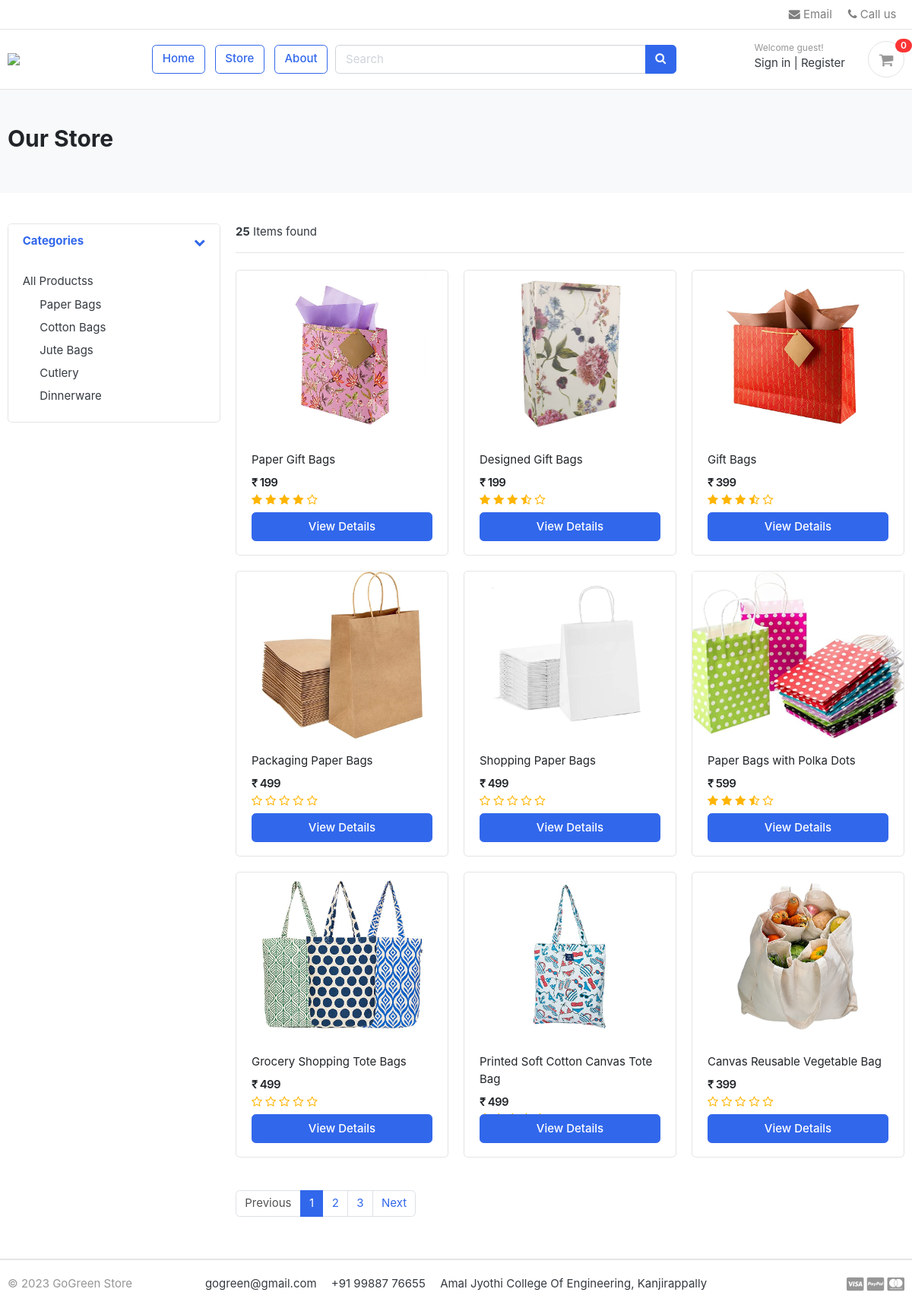
/store/, run on the app's committed database.
### category/models.py (models this page shows, shortened)
class Category(models.Model):
    category_name = models.CharField(max_length=50)
    slug = models.SlugField(max_length=100, unique=True)
    description = models.TextField(max_length=255)
    cat_image = models.ImageField(upload_to='photos/categories', blank=True)
    class Meta:
        verbose_name= 'category'
        verbose_name_plural='categories'
    def get_url(self):
        return reverse('products_by_category', args=[self.slug])

### store/models.py (models this page shows, shortened)
class Product(models.Model):
    product_name    = models.CharField(max_length=200, unique=True)
    slug            = models.SlugField(max_length=200, unique=True,null=True)
    description     = models.TextField(max_length=500, blank=True)
    price           = models.IntegerField()
    images          = models.ImageField(upload_to='photos/products')
    stock           = models.IntegerField()
    is_available    = models.BooleanField(default=True)
    category        = models.ForeignKey(Category, on_delete=models.CASCADE)
    created_date    = models.DateTimeField(auto_now_add=True)
    modified_date   = models.DateTimeField(auto_now=True)
    seller_id = models.IntegerField(blank=True,null=True)
    def get_url(self):
        return reverse('product_detail', args=[self.category.slug, self.slug])
    def averageReview(self):
        reviews = ReviewRating.objects.filter(product=self, status=True).aggregate(average=Avg('rating'))
        avg = 0
        if reviews['average'] is not None:
            avg = float(reviews['average'])
        return avg

### store/views.py (the view, shortened to what this page needs)
# urls.py: path('store/', include('store.urls')),
def store(request, category_slug=None):
    categories = None
    products = None
    auto_search = Product.objects.all()
    if category_slug == None:
        products = Product.objects.all().filter(is_available=True).order_by('id')
        paginator = Paginator(products, 9)
        page = request.GET.get('page')
        paged_products = paginator.get_page(page)
        product_count = products.count()
    context = {'products': paged_products, 'product_count': product_count, 'auto_search':auto_search}
    return render(request, 'store/store.html', context,)

### carts/context_processors.py (called while the page is built)
def counter(request):
    cart_count = 0
    if 'admin' in request.path:
        return {}
    else:
        try:
            cart = Cart.objects.filter(cart_id=_cart_id(request))
            if request.user.is_authenticated:
                cart_items = CartItem.objects.all().filter(user=request.user)
            else:
                cart_items = CartItem.objects.all().filter(cart=cart[:1])
            for cart_item in cart_items:
                cart_count += cart_item.quantity
        except Cart.DoesNotExist:
            cart_count = 0
    return dict(cart_count=cart_count)

### carts/views.py (called while the page is built)
def _cart_id(request):
    cart = request.session.session_key
    if not cart:
        cart = request.session.create()
    return cart

### category/context_processors.py (called while the page is built)
def menu_links(request):
    links = Category.objects.all()
    return dict(links=links)

### templates/store/store.html
{% extends 'base.html' %}
{% load static %}
{% block content %}
    <section class="section-pagetop bg">
        <div class="container">
            {% if 'search' in request.path %}
                <h2 class="title-page">Search Result</h2>
            {% else %}
                <h2 class="title-page">Our Store</h2>
            {% endif %}
        </div>
    </section>
    <section class="section-content padding-y">
        <div class="container">
            <div class="row">
                <aside class="col-md-3">
                    <div class="card">
                        <article class="filter-group">
                            <header class="card-header">
                                <a href="#" data-toggle="collapse" data-target="#collapse_1" aria-expanded="true"
                                   class="">
                                    <i class="icon-control fa fa-chevron-down"></i>
                                    <h6 class="title">Categories</h6>
                                </a>
                            </header>
                            <div class="filter-content collapse show" id="collapse_1" style="">
                                <div class="card-body">
                                    <ul class="list-menu">
                                        <li><a href="{% url 'store' %}">All Productss</a></li>
                                        {% for category in links %}
                                            <a class="dropdown-item"
                                               href="{{ category.get_url }}">{{ category.category_name }}</a>
                                        {% endfor %}
                                    </ul>
                                </div>
                            </div>
                        </article>
                    </div>
                </aside>
                <main class="col-md-9">
                    <header class="border-bottom mb-4 pb-3">
                        <div class="form-inline">
                            <span class="mr-md-auto"><b>{{ product_count }}</b> Items found </span>
                        </div>
                    </header>
                    <div class="row">
                        {% if products %}
                            {% for product in products %}
                                <div class="col-md-4">
                                    <figure class="card card-product-grid">
                                        <div class="img-wrap">
                                            <a href="{{ product.get_url }}"><img src="{{ product.images.url }}"></a>
                                        </div>
                                        <figcaption class="info-wrap">
                                            <div class="fix-height">
                                                <a href="{{ product.get_url }}"
                                                   class="title">{{ product.product_name }}</a>
                                                <div class="price-wrap mt-2">
                                                    <span class="price">₹ {{ product.price }}</span>
                                                </div>
                                                <div class="rating-star">
                                                    <span>
                                                        <i class="fa fa-star{% if product.averageReview < 0.5 %}-o{% elif product.averageReview >= 0.5 and product.averageReview < 1 %}-half-o {% endif %}"
                                                           aria-hidden="true"></i>
                                                        <i class="fa fa-star{% if product.averageReview < 1.5 %}-o{% elif product.averageReview >= 1.5 and product.averageReview < 2 %}-half-o {% endif %}"
                                                           aria-hidden="true"></i>
                                                        <i class="fa fa-star{% if product.averageReview < 2.5 %}-o{% elif product.averageReview >= 2.5 and product.averageReview < 3 %}-half-o {% endif %}"
                                                           aria-hidden="true"></i>
                                                        <i class="fa fa-star{% if product.averageReview < 3.5 %}-o{% elif product.averageReview >= 3.5 and product.averageReview < 4 %}-half-o {% endif %}"
                                                           aria-hidden="true"></i>
                                                        <i class="fa fa-star{% if product.averageReview < 4.5 %}-o{% elif product.averageReview >= 4.5 and product.averageReview < 5 %}-half-o {% endif %}"
                                                           aria-hidden="true"></i>
                                                        </span>
                                                </div>
                                            </div>
                                            <a href="{{ product.get_url }}" class="btn btn-block btn-primary">View
                                                Details </a>
                                        </figcaption>
                                    </figure>
                                </div>
                            {% endfor %}
                        {% else %}
                            <div>
                                <h2>No result found. Please try again.</h2>
                            </div>
                        {% endif %}
                    </div>
                    <nav class="mt-4" aria-label="Page navigation sample">
                        {% if products.has_other_pages %}
                            <ul class="pagination">
                                {% if products.has_previous %}
                                    <li class="page-item"><a class="page-link"
                                                             href="?page={{ products.previous_page_number }}">Previous</a>
                                    </li>
                                {% else %}
                                    <li class="page-item disabled"><a class="page-link" href="#">Previous</a></li>
                                {% endif %}
                                {% for i in products.paginator.page_range %}
                                    {% if products.number == i %}
                                        <li class="page-item active"><a class="page-link" href="#">{{ i }}</a></li>
                                    {% else %}
                                        <li class="page-item"><a class="page-link" href="?page={{ i }}">{{ i }}</a></li>
                                    {% endif %}
                                {% endfor %}
                                {% if products.has_next %}
                                    <li class="page-item"><a class="page-link"
                                                             href="?page={{ products.next_page_number }}">Next</a></li>
                                {% else %}
                                    <li class="page-item disabled"><a class="page-link" href="#">Next</a></li>
                                {% endif %}
                            </ul>
                        {% endif %}
                    </nav>
                </main>
            </div>
        </div>
    </section>
{% endblock %}

### static/css/ui.css (style rules this page uses)
html { font-family: "Inter", sans-serif; font-size: 15px; }
.img-wrap { text-align: center; display: block; }
.img-wrap img { max-width: 100%; }
.price-wrap { letter-spacing: -0.7px; }
.padding-y { padding-top: 40px; padding-bottom: 40px; }
figure { margin-bottom: 0; }
article:after, .form-group:after { display: block; clear: both; content: ""; }
.bg { background-color: #f8f9fa; }
.title-page { color: #212529; }
[class*=list-] li:after { visibility: hidden; display: block; content: ""; overflow: hidden; height: 0; clear: both; }
.list-menu { list-style: none; margin: 0; padding-left: 0; }
.list-menu li { margin-bottom: 5px; }
.list-menu a { color: #343a40; }
[class*=card-product] a.title { color: #212529; display: block; }
[class*=card-product] .img-wrap { overflow: hidden; position: relative; }
[class*=card-product] .img-wrap img { height: 100%; max-width: 100%; width: auto; display: inline-block; -o-object-fit: cover; object-fit: cover; }
.card-product-grid { margin-bottom: 20px; }
.card-product-grid .img-wrap { border-radius: 0.2rem 0.2rem 0 0; height: 220px; }
.card-product-grid .info-wrap { overflow: hidden; padding: 18px 20px; }
.card-product-grid .fix-height { height: 80px; overflow: hidden; }
.card .img-wrap { overflow: hidden; }
.price { font-weight: 600; color: #212529; }
.icon-control { margin-top: 5px; float: right; font-size: 80%; }
.card-header .title { margin-bottom: 0; line-height: 1.5; }
.filter-group { border-bottom: 1px solid #e4e4e4; }
.filter-group .card-header { border-bottom: 0; }
.filter-group:last-child { border-bottom: 0; }
.section-pagetop { padding: 45px 0; }

### static/css/custom.css (style rules this page uses)
.rating-star i { color: #ffb503 !important; }

### data on the page
Category: category_name "Paper Bags"
Category: category_name "Cotton Bags"
Category: category_name "Jute Bags"
Category: category_name "Cutlery"
Category: category_name "Dinnerware"
Product: images (picture), product_name "Paper Gift Bags", price "199"
Product: images (picture), product_name "Designed Gift Bags", price "199"
Product: images (picture), product_name "Gift Bags", price "399"
Product: images (picture), product_name "Packaging Paper Bags", price "499"
Product: images (picture), product_name "Shopping Paper Bags", price "499"
Product: images (picture), product_name "Paper Bags with Polka Dots", price "599"
Product: images (picture), product_name "Grocery Shopping Tote Bags", price "499"
Product: images (picture), product_name "Printed Soft Cotton Canvas Tote Bag", price "499"
Product: images (picture), product_name "Canvas Reusable Vegetable Bag", price "399"

### other printed values
{{ cart_count }} "0"
{{ product_count }} "25"
{{ i }} "1"
{{ i }} "2" "3"
